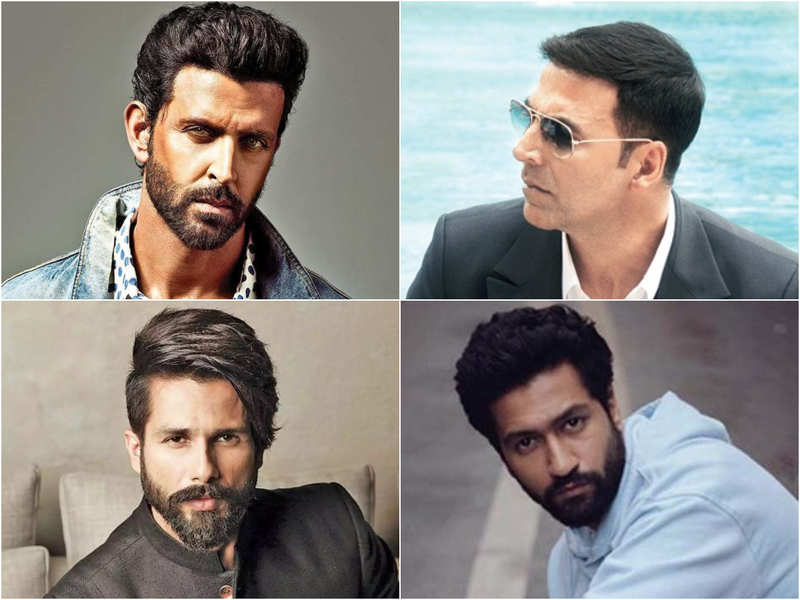
#> input picture imagesANDvideos/multiple.jpg, 800 x 600 px, found by its file name
$ python imageDetection.py
#> lines starting #> are read from the running program, lines starting #| are printed output that depends on the picture; after the words box and inside, x2 and y2 are one past the last pixel; in counts of white or black regions, pixels touching at a corner belong together
import numpy as np
import cv2

#main code
count=0
img=cv2.imread("/home/yogesh/PycharmProjects/imageprocessing/multiple.jpg",1)
#> img is the input picture: shape (600, 800, 3); mean B, G, R 132.7, 136, 139.8
facecascad=cv2.CascadeClassifier('/home/yogesh/PycharmProjects/imageprocessing/haarcascades/haarcascade_frontalface_default.xml')
#eyecascad=cv2.CascadeClassifier('/home/yogesh/Desktop/haarcascades/haarcascade_eye.xml')
faces=facecascad.detectMultiScale(img,1.3,2)
#> faces = [[128, 384, 147, 147], [141, 74, 172, 172]]

for (x,y,w,h) in faces:
    img=cv2.rectangle(img,(x,y),(x+w,y+h),(255,0,0),2)
    roi_color=img[y:y+h,x:x+w]
    count+=1
    #eys Detaction
    """ eyes=eyecascad.detectMultiScale(roi_color)
    for (ex,ey,ew,eh) in eyes:
        cv2.rectangle(roi_color,(ex,ey),(ex+ew,ey+eh),(0,0,255),2)
    """
#> this loop made 2 passes
#> pass 1, `img=cv2.rectangle(img,(x,y),(x+w,y+h),(255,0,0),2)`:
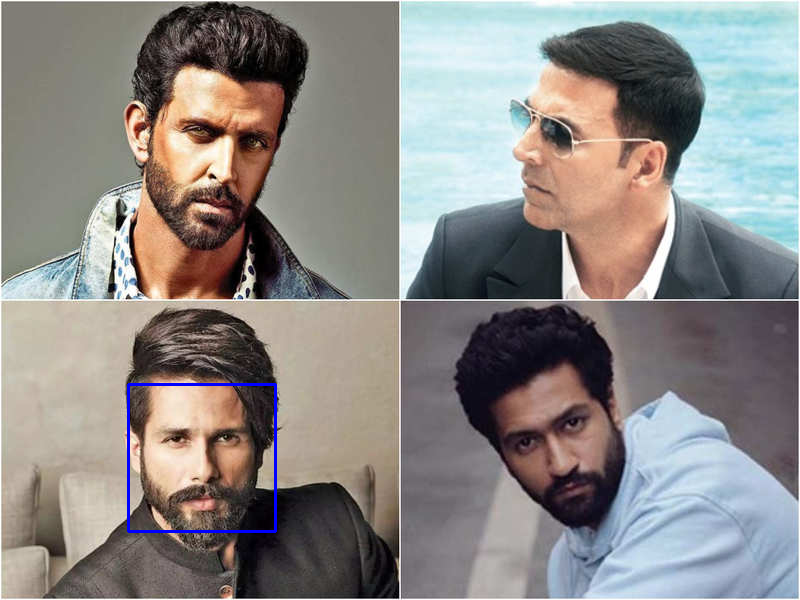
#> img: shape (600, 800, 3); 0.37% of pixels changed, all inside (x1, y1, x2, y2) = (127, 383, 277, 533)
#> pass 1, `roi_color=img[y:y+h,x:x+w]`:
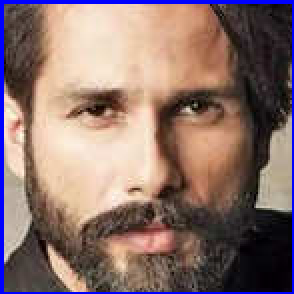
#> roi_color: shape (147, 147, 3) (shown 2 times larger); mean B, G, R 108.2, 113.8, 138.6
#> pass 2, `img=cv2.rectangle(img,(x,y),(x+w,y+h),(255,0,0),2)`:
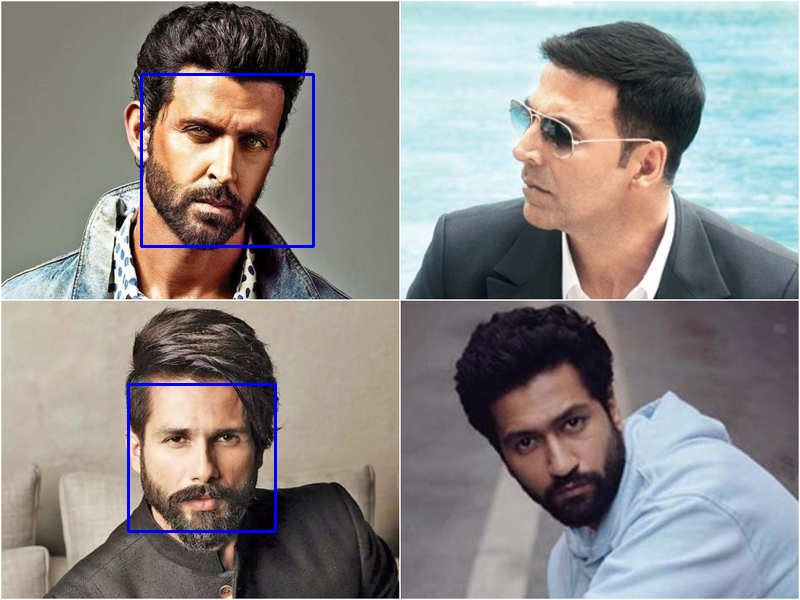
#> img: shape (600, 800, 3); 0.43% of pixels changed, all inside (x1, y1, x2, y2) = (140, 73, 315, 248)
#> pass 2, `roi_color=img[y:y+h,x:x+w]`:
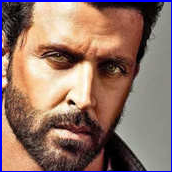
#> roi_color: shape (172, 172, 3); mean B, G, R 104.4, 114.3, 143.8
#> after the loop, count = 2
cv2.imshow("image", img)

#exit
if cv2.waitKey(0)==ord('q'):
#> (key q is pressed here)
    print(count)
#| 2
    cv2.destroyAllWindows()
elif cv2.waitKey(0)==ord("s"):
    print(count)
    cv2.imwrite("/home/yogesh/Desktop/dataset/salman.jpeg",img)
    cv2.destroyAllWindows()

$ run again, with imagesANDvideos/disha.jpg copied over imagesANDvideos/multiple.jpg
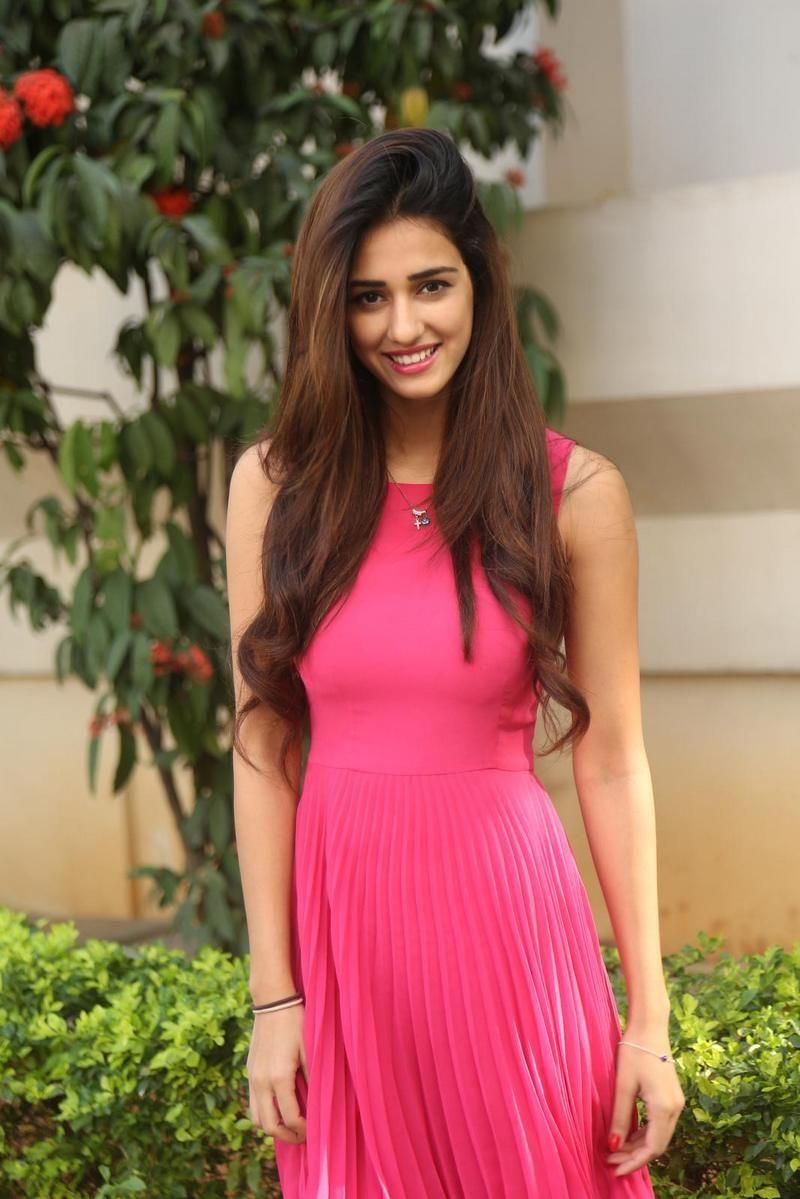
#> input picture imagesANDvideos/disha.jpg, 800 x 1199 px, found by its file name
#> img is the input picture: shape (1199, 800, 3); mean B, G, R 91.1, 108, 152.8
#> faces = [[318, 225, 174, 174]]
#> the loop `for (x,y,w,h) in faces:` made 1 pass
#> (x, y, w, h, count) on pass 1: (318, 225, 174, 174, 1)
#> pass 1, `img=cv2.rectangle(img,(x,y),(x+w,y+h),(255,0,0),2)`:
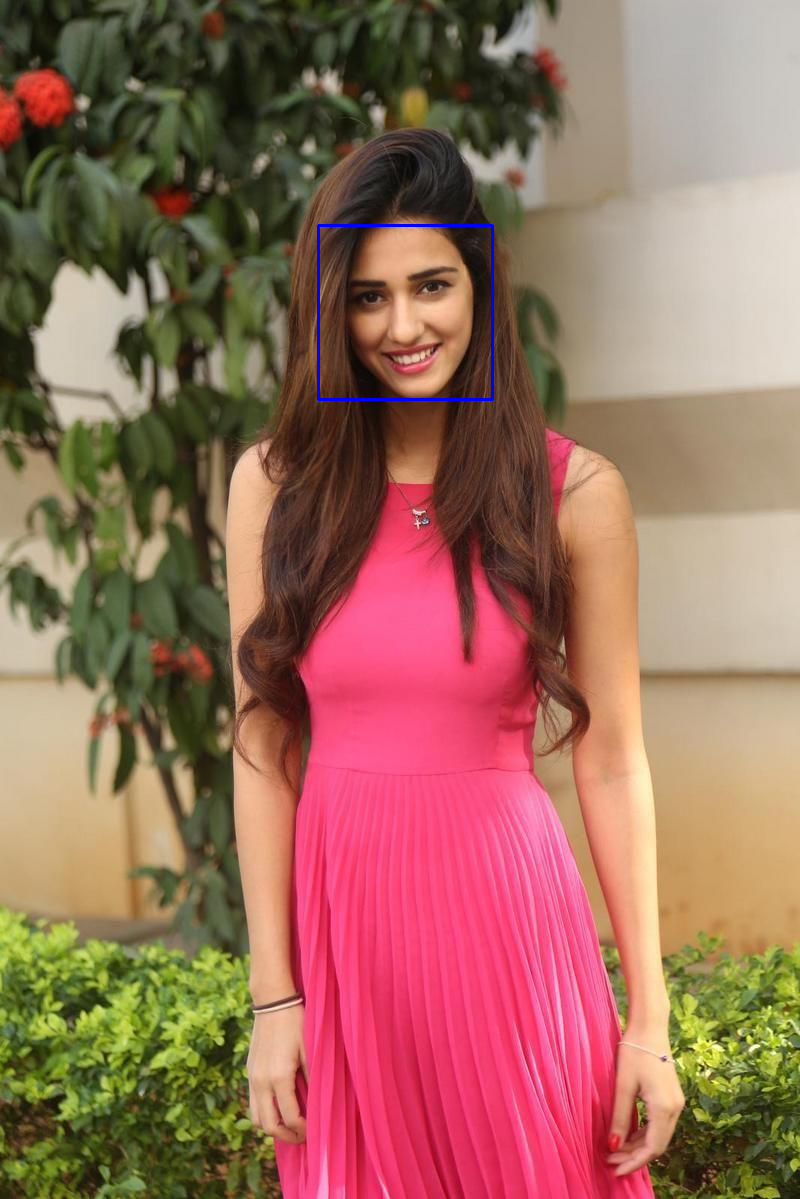
#> img: shape (1199, 800, 3); 0.22% of pixels changed, all inside (x1, y1, x2, y2) = (317, 224, 494, 401)
#> pass 1, `roi_color=img[y:y+h,x:x+w]`:
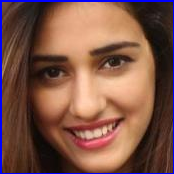
#> roi_color: shape (174, 174, 3); mean B, G, R 72.2, 85, 125.5
#> after the loop `for (x,y,w,h) in faces:`: count = 1
#| 1

$ run again, with imagesANDvideos/imgdect.jpg copied over imagesANDvideos/multiple.jpg
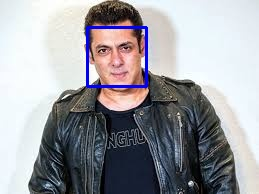
#> input picture imagesANDvideos/imgdect.jpg, 259 x 194 px, found by its file name
#> img is the input picture: shape (194, 259, 3); mean B, G, R 162.5, 157.3, 157.1
#> faces = [[86, 27, 60, 60]]
#> the loop `for (x,y,w,h) in faces:` made 1 pass
#> (x, y, w, h, count) on pass 1: (86, 27, 60, 60, 1)
#> pass 1, `img=cv2.rectangle(img,(x,y),(x+w,y+h),(255,0,0),2)`:
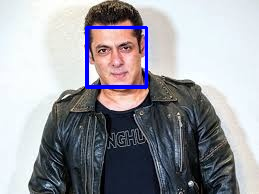
#> img: shape (194, 259, 3); 1.42% of pixels changed, all inside (x1, y1, x2, y2) = (85, 26, 148, 89)
#> pass 1, `roi_color=img[y:y+h,x:x+w]`:
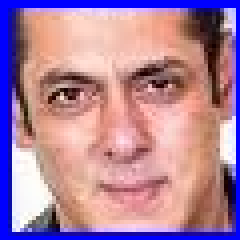
#> roi_color: shape (60, 60, 3) (shown 4 times larger); mean B, G, R 156.7, 130.6, 174.1
#> after the loop `for (x,y,w,h) in faces:`: count = 1
#| 1
